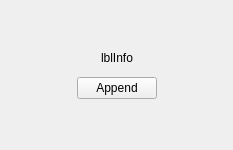
<?xml version="1.0" encoding="UTF-8"?>
<ui version="4.0">
 <class>AddMetaItemPage</class>
 <widget class="QWidget" name="AddMetaItemPage">
  <property name="geometry">
   <rect>
    <x>0</x>
    <y>0</y>
    <width>233</width>
    <height>150</height>
   </rect>
  </property>
  <layout class="QHBoxLayout" name="horizontalLayout">
   <item>
    <spacer name="horizontalSpacer">
     <property name="orientation">
      <enum>Qt::Horizontal</enum>
     </property>
     <property name="sizeHint" stdset="0">
      <size>
       <width>60</width>
       <height>20</height>
      </size>
     </property>
    </spacer>
   </item>
   <item>
    <layout class="QVBoxLayout" name="verticalLayout">
     <item>
      <spacer name="verticalSpacer">
       <property name="orientation">
        <enum>Qt::Vertical</enum>
       </property>
       <property name="sizeHint" stdset="0">
        <size>
         <width>20</width>
         <height>40</height>
        </size>
       </property>
      </spacer>
     </item>
     <item>
      <widget class="QLabel" name="lblInfo">
       <property name="text">
        <string notr="true">lblInfo</string>
       </property>
       <property name="alignment">
        <set>Qt::AlignCenter</set>
       </property>
      </widget>
     </item>
     <item>
      <widget class="QWidget" name="wdtAddMetaItem" native="true"/>
     </item>
     <item>
      <widget class="QPushButton" name="pbtAppend">
       <property name="text">
        <string>Append</string>
       </property>
      </widget>
     </item>
     <item>
      <spacer name="verticalSpacer_2">
       <property name="orientation">
        <enum>Qt::Vertical</enum>
       </property>
       <property name="sizeHint" stdset="0">
        <size>
         <width>20</width>
         <height>40</height>
        </size>
       </property>
      </spacer>
     </item>
    </layout>
   </item>
   <item>
    <spacer name="horizontalSpacer_2">
     <property name="orientation">
      <enum>Qt::Horizontal</enum>
     </property>
     <property name="sizeHint" stdset="0">
      <size>
       <width>60</width>
       <height>20</height>
      </size>
     </property>
    </spacer>
   </item>
  </layout>
 </widget>
 <layoutdefault spacing="6" margin="11"/>
 <resources/>
 <connections/>
</ui>
